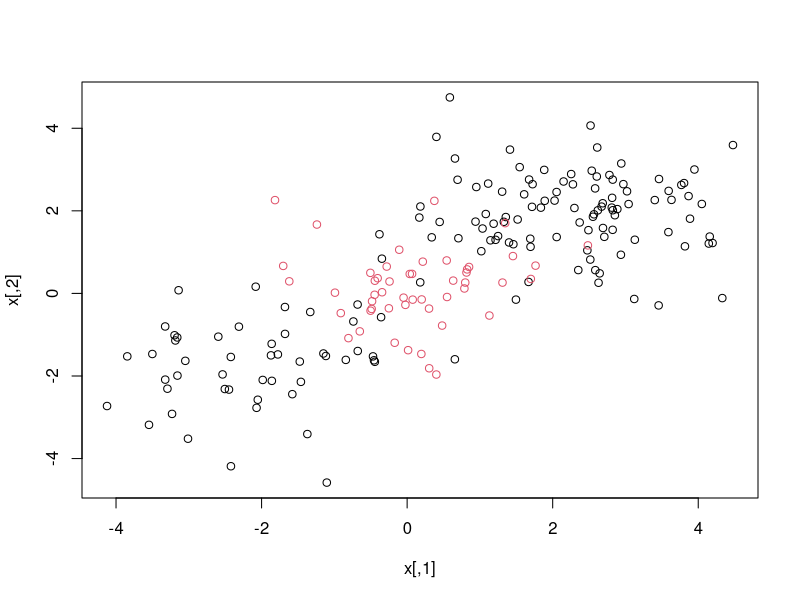
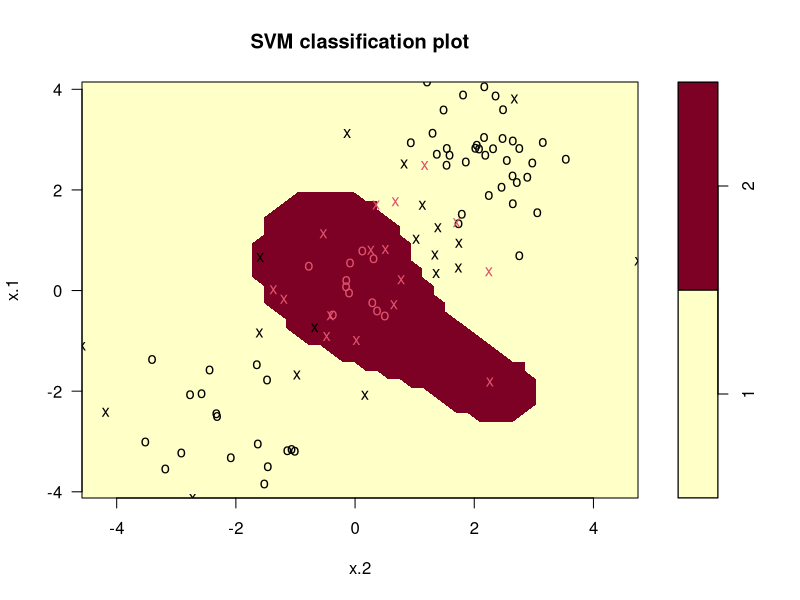
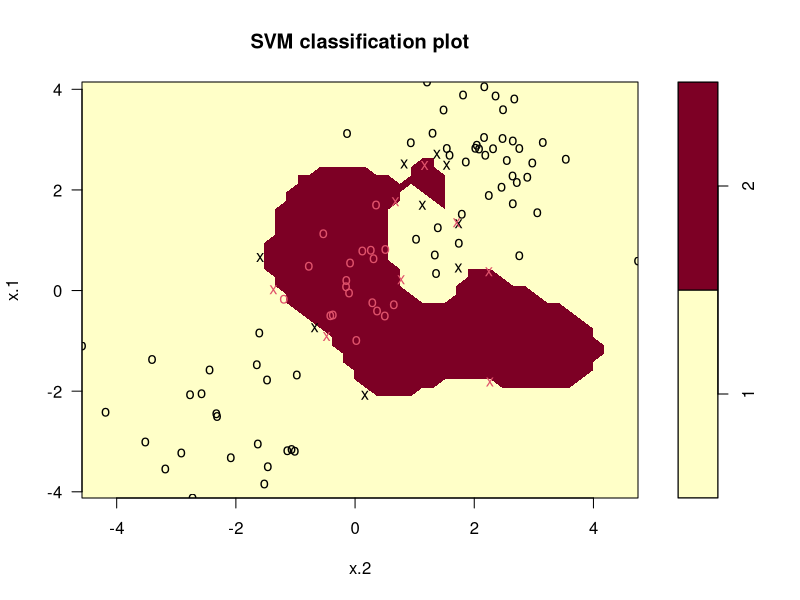

Write the R code that produced these figures, in order.
## ---- chunk 1
library(e1071)
## ---- chunk 2
set.seed(12345)
x = matrix(rnorm(200*2), ncol=2)
x[1:100,] = x[1:100,] + 2
x[101:150,] = x[101:150,] - 2
y = c(rep(1,150), rep(2,50))
dat = data.frame(x=x, y=as.factor(y))
## ---- chunk 3
plot(x, col=y)
## ---- chunk 4
train = sample(200,100)
## ---- chunk 5
svmfit = svm(y~., data=dat[train,], kernel="radial", gamma=1, cost=1)
# summary(smvfit)
## ---- chunk 6
plot(svmfit, dat[train,])
## ---- chunk 7
svmfit = svm(y~., data=dat[train,], kernel="radial", gamma=1, cost=1e5)
#plot(svmfit, dat[train,])
# summary(smvfit)
## ---- chunk 8
plot(svmfit, dat[train,])
## ---- chunk 9
tune.out=tune(svm, y~., data=dat[train,], kernel="radial", ranges=list(cost=c(0.1,1,10,100,1000), gamma=c(0.5,1,2,3,4)))
#summary(tune.out)
## ---- chunk 10
table(true=dat[-train,"y"], pred=predict(tune.out$best.model, newdata=dat[-train,]))
